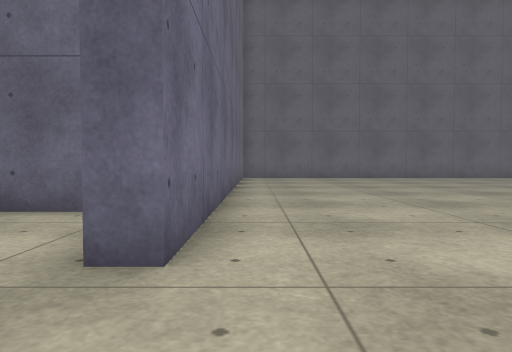
view 1 (above)

24 first-person views from a walk through a scene from a Unity 3-D project. The camera is 0.64 m above the floor, tilts 2° down and sees 70° across. The floor is counted in squares, 1 m on a side. Each view is taken from the middle of a square. On the plan, view 1 faces up. The plan holds only what a view shows up to about 10 squares ahead; the rest is blank. The place goes on beyond the plan. The player character is not drawn. Some animated figures are left out. Some surface patterns are stand-ins.

view 2
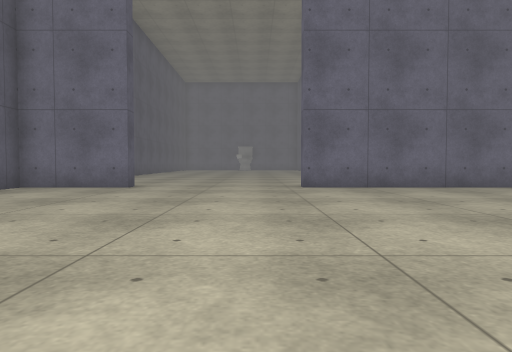

view 3
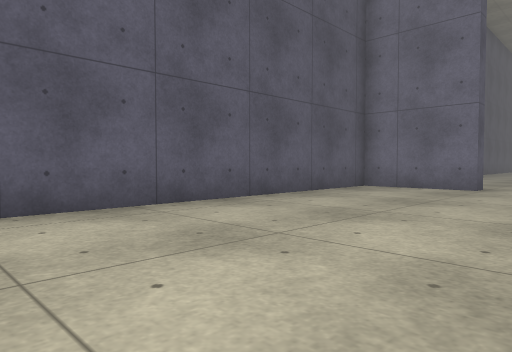

view 4
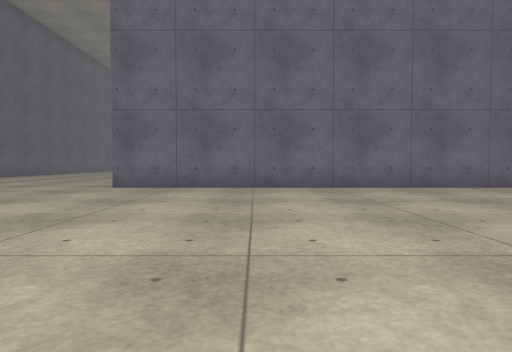

view 5
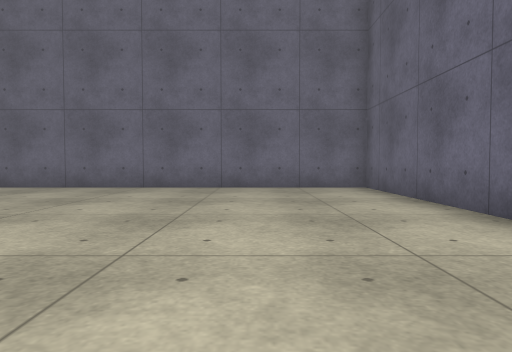

view 6
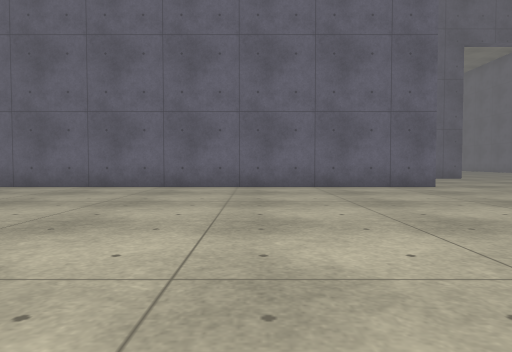

view 7
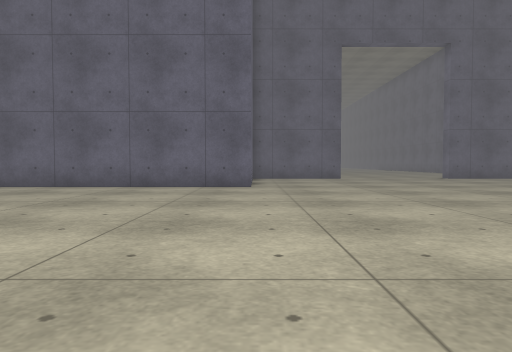

view 8
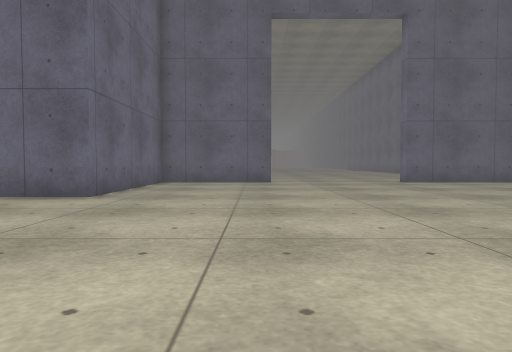

view 9
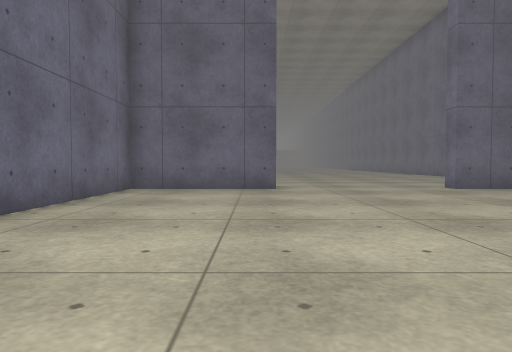

view 10
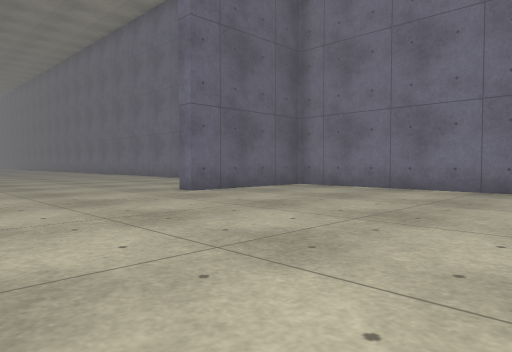

view 11
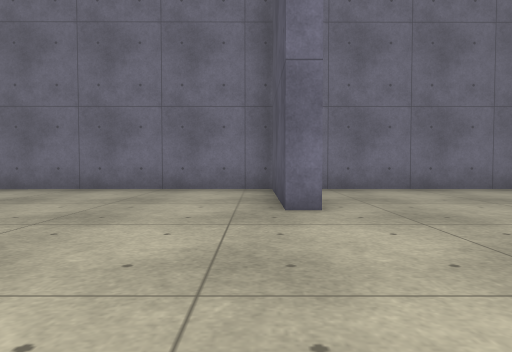

view 12
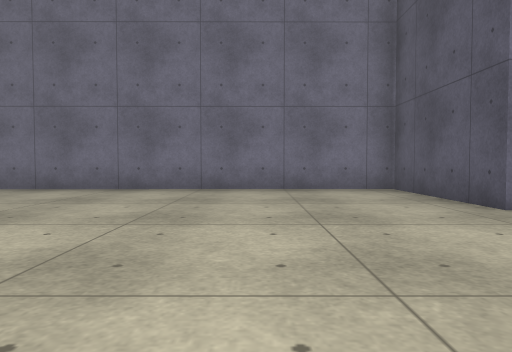

view 13
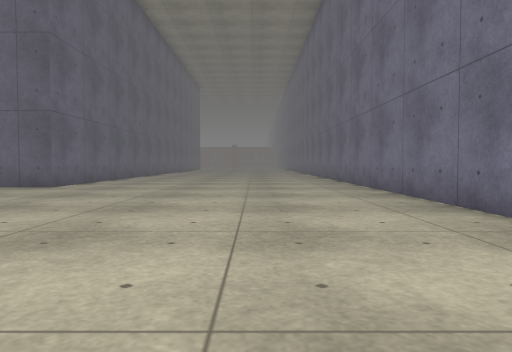

view 14
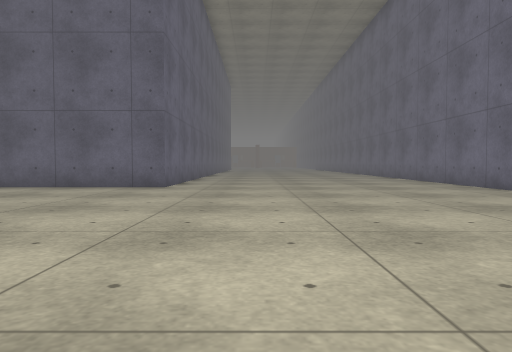

view 15
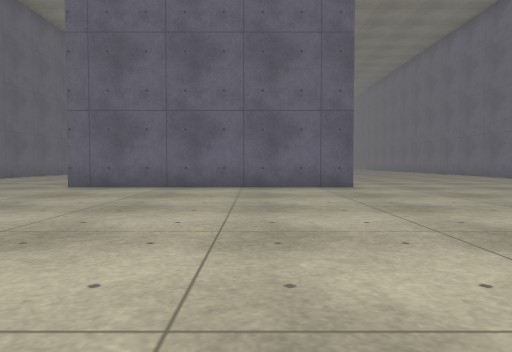

view 16
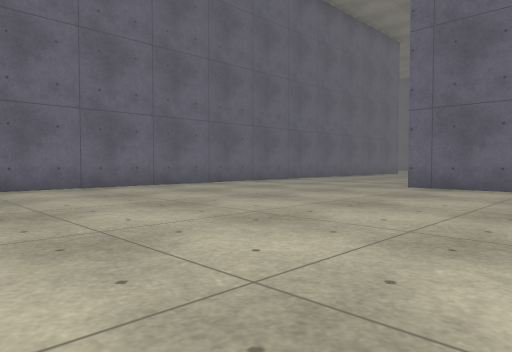

view 17
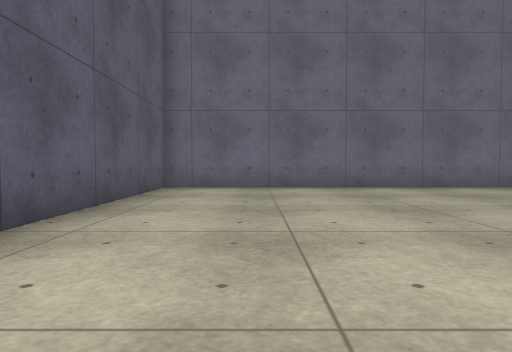

view 18
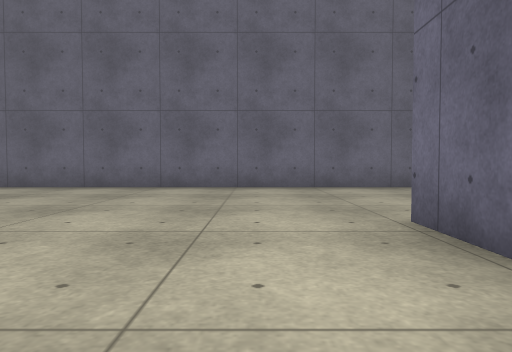

view 19
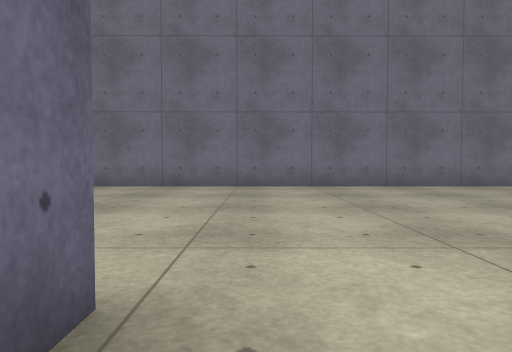

view 20
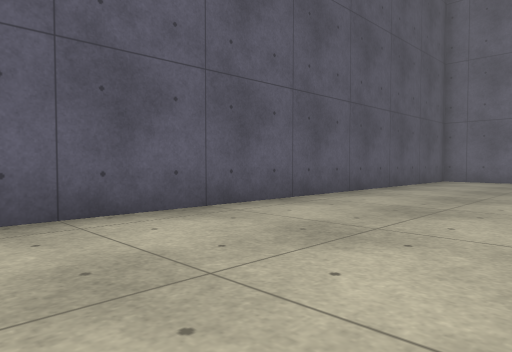

view 21
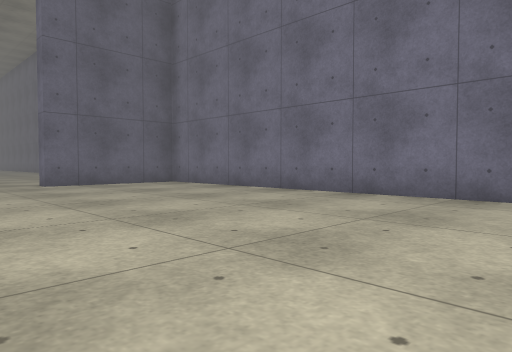

view 22
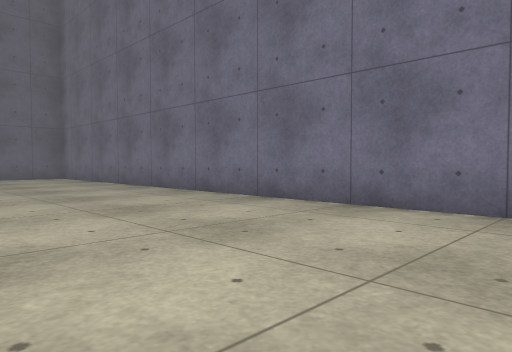

view 23
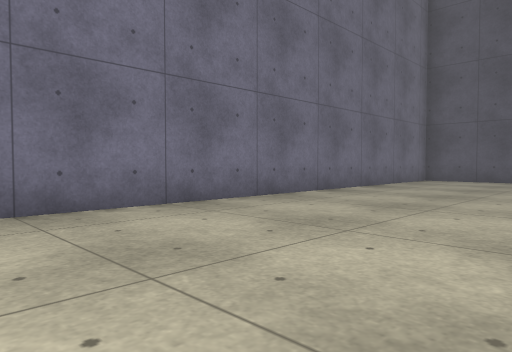

view 24
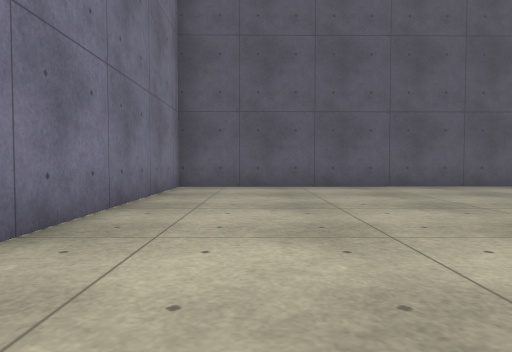

### Floor plan
Points are (right, up) in squares from view 1. A wall is a line through its corners. A room is listed if a view was taken in it or the views show most of it. See-through windows are left out.
Room 1 (views 1, 2, 3, 4, 5, 6, 7, 8, 9, 10, 21, 22, 23, 24)
walls: (16.9, -5) (26.1, -4.9) (26, 20.4); (-2.2, 4.8) (-3.4, 4.8); (16.6, 21.1) (13.9, 21.1) (13.9, 15.9) (-0.6, 15.9) (-0.6, 2.2) (-1.1, 2.2); (-1.1, -2.3) (-0.6, -2.3) (-0.6, -5.2) (8.2, -5.1); (24.1, 21.1) (22, 21.1)
ways out: opening at (19, 20.2) to room 2
Room 2 (views 11, 12, 13, 14, 15, 16, 17, 18, 19, 20)
walls: (17.6, 34.7) (10, 34.7); (17.6, 21.1) (16.6, 21.1); (22, 21.1) (22, 21.6) (26, 21.6) (26, 38.5); (4.3, 37.2) (4.3, 21.6) (17.2, 21.6)
ways out: opening at (19, 20.2) to room 1

Where each view was taken, in squares from view 1:
view 1: 0 up, 0 right, facing up
view 2: 1 up, 9 right, facing left
view 3: 0 up, 9 right, facing down-left
view 4: 6 up, 9 right, facing left
view 5: 13 up, 9 right, facing left
view 6: 6 up, 9 right, facing up
view 7: 6 up, 14 right, facing up
view 8: 9 up, 17 right, facing up
view 9: 12 up, 17 right, facing up
view 10: 14 up, 17 right, facing up-right
view 11: 22 up, 17 right, facing right
view 12: 25 up, 17 right, facing right
view 13: 25 up, 23 right, facing up
view 14: 25 up, 20 right, facing up
view 15: 25 up, 15 right, facing up
view 16: 25 up, 14 right, facing up-left
view 17: 24 up, 14 right, facing left
view 18: 33 up, 14 right, facing left
view 19: 34 up, 16 right, facing right
view 20: 26 up, 18 right, facing down-left
view 21: 10 up, 19 right, facing up-right
view 22: 5 up, 21 right, facing up-right
view 23: 9 up, 21 right, facing down-right
view 24: 5 up, 24 right, facing down
